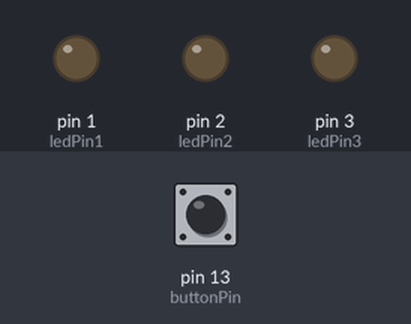
Recording of a sketch running on a simulated Arduino Uno, built with avr-gcc and run on an emulated ATmega328P. Shown: output pins drawn as LEDs (lit = HIGH). The test bench sets the inputs (shaded band); at power-on: pin 13 (buttonPin) LOW.

Above: at 1.2 s.
1.3 s: pin 13 (buttonPin) pulled HIGH for 0.15 s
At 2.3 s:
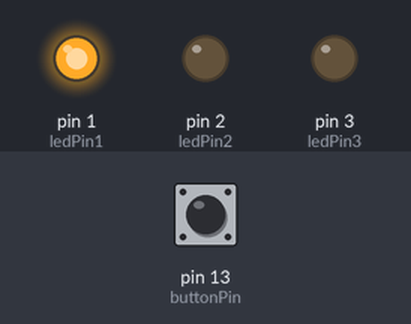
2.9 s: pin 13 (buttonPin) pulled HIGH for 1 s
At 3.6 s:
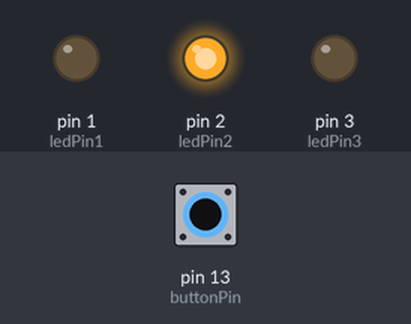
5.4 s: pin 13 (buttonPin) pulled HIGH for 0.15 s
At 6.6 s:
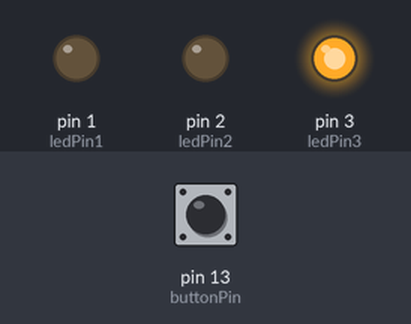
7.0 s: pin 13 (buttonPin) pulled HIGH for 3.2 s
At 7.9 s:
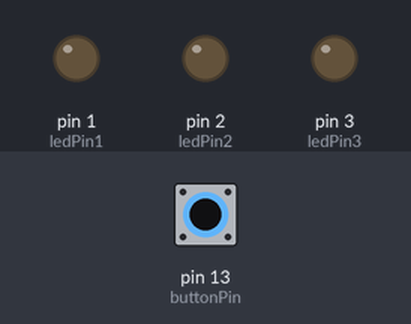
Timing chart, 0 to 10.0 s (numbered marks = the images above; inputs shaded):
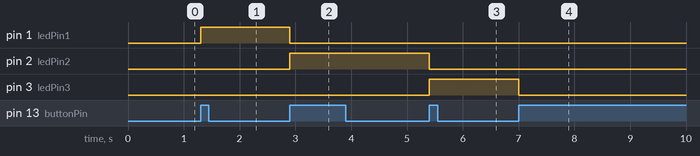

The sketch:

ButtonPart.ino
```cpp
const int buttonPin = 13;     // the number of the pushbutton pin
const int ledPin1 = 1;      // the number of the LED pin
const int ledPin2 = 2;
const int ledPin3 = 3;

// variables will change:
int buttonState = 0;         // variable for reading the pushbutton status
int previousState = -1;
int ledToLight = 0;

void setup() {
  // initialize the LED pin as an output:
  pinMode(ledPin1, OUTPUT);
  pinMode(ledPin2, OUTPUT);
  pinMode(ledPin3, OUTPUT);
  // initialize the pushbutton pin as an input:
  pinMode(buttonPin, INPUT);
}

void loop() {
  // read the state of the pushbutton value:
  buttonState = digitalRead(buttonPin);

  // check if the pushbutton is pressed. If it is, the buttonState is HIGH:
  if (buttonState == HIGH) {
    // turn LED on:
    if (previousState == buttonState)
    {

      }
    else
    {
      ledToLight = incrementLed(ledToLight);
      lightALed(ledToLight);
    }
    //digitalWrite(ledPin, HIGH);
  } else {
  }
  previousState = buttonState;
}

int incrementLed(int ledNumber_)
{
  ledNumber_ = ledNumber_ + 1;
  if(ledNumber_ > 3)
  {
    ledNumber_ = 0;
    }
    return ledNumber_;
}

void lightALed(int ledNumber_)
{
  if(ledNumber_ == 0)
  {
    digitalWrite(ledPin1, LOW);
    digitalWrite(ledPin2, LOW);
    digitalWrite(ledPin3, LOW);

    }
  if(ledNumber_ == 1)
  {
    digitalWrite(ledPin1, HIGH);
        digitalWrite(ledPin2, LOW);
    digitalWrite(ledPin3, LOW);
    }
  if(ledNumber_ == 2)
  {
    digitalWrite(ledPin2, HIGH);
        digitalWrite(ledPin1, LOW);
    digitalWrite(ledPin3, LOW);
    }
  if(ledNumber_ == 3)
  {
    digitalWrite(ledPin3, HIGH);
    digitalWrite(ledPin1, LOW);
    digitalWrite(ledPin2, LOW);
    }

  }
```

Measured:
- after the input at 1.3 s, pin 1 (ledPin1): LOW → HIGH at once
- after the input at 2.9 s, pin 1 (ledPin1): HIGH → LOW at once; pin 2 (ledPin2): LOW → HIGH at once
- after the input at 5.4 s, pin 2 (ledPin2): HIGH → LOW at once; pin 3 (ledPin3): LOW → HIGH at once
- after the input at 7.0 s, pin 3 (ledPin3): HIGH → LOW at once
